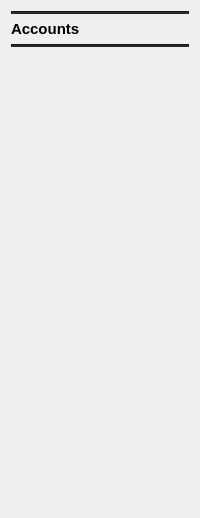
          <widget class="QWidget" name="page_18">
           <layout class="QGridLayout" name="gridLayout_40">
            <item row="0" column="0">
             <widget class="Line" name="line_21">
              <property name="styleSheet">
               <string notr="true">background-color: rgb(35, 36, 40);</string>
              </property>
              <property name="orientation">
               <enum>Qt::Horizontal</enum>
              </property>
             </widget>
            </item>
            <item row="1" column="0">
             <widget class="QLabel" name="label_36">
              <property name="font">
               <font>
                <pointsize>11</pointsize>
                <weight>75</weight>
                <bold>true</bold>
               </font>
              </property>
              <property name="text">
               <string>Accounts</string>
              </property>
             </widget>
            </item>
            <item row="2" column="0">
             <widget class="Line" name="line_22">
              <property name="styleSheet">
               <string notr="true">background-color: rgb(35, 36, 40);</string>
              </property>
              <property name="orientation">
               <enum>Qt::Horizontal</enum>
              </property>
             </widget>
            </item>
            <item row="3" column="0">
             <spacer name="verticalSpacer_22">
              <property name="orientation">
               <enum>Qt::Vertical</enum>
              </property>
              <property name="sizeHint" stdset="0">
               <size>
                <width>20</width>
                <height>460</height>
               </size>
              </property>
             </spacer>
            </item>
           </layout>
          </widget>
